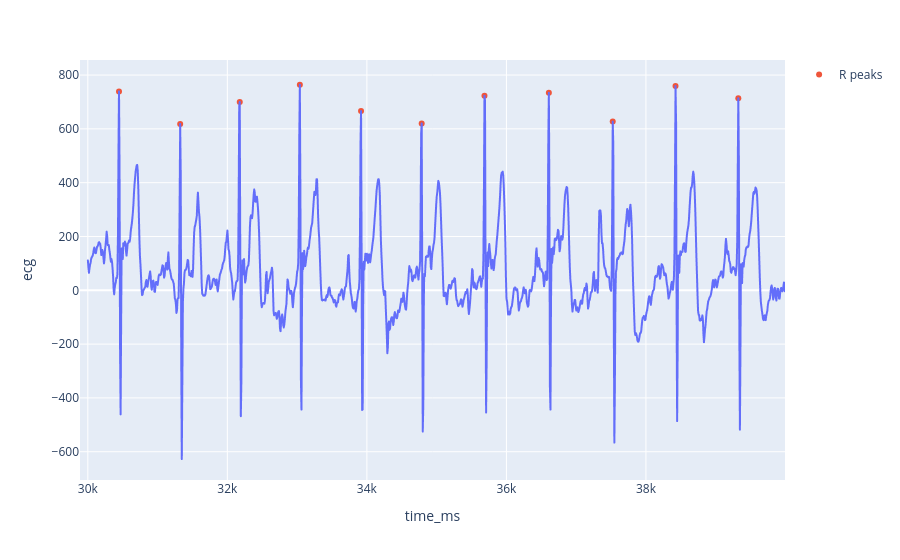

Notebook cell for this chart:
### Code cell
segment = recording.query(
    "30000 <= time_ms <= 40000"
)

peaks = segment[segment["r_peak"] == 1]

fig = px.line(
    segment,
    x="time_ms",
    y="ecg"
)

fig.add_scatter(
    x=peaks["time_ms"],
    y=peaks["ecg"],
    mode="markers",
    name="R peaks"
)

fig.show()

### Figure 1 — Plotly figure (JSON) as saved in the notebook; plotly's stock layout.template omitted (floating-point values rounded to 4 significant figures; data arrays with more than 128 entries replaced by an {"elided": "..."} marker saying what was removed)
{"data": [{"hovertemplate": "time_ms=%{x}<br>ecg=%{y}<extra></extra>", "legendgroup": "", "line": {"color": "#636efa", "dash": "solid"}, "marker": {"symbol": "circle"}, "mode": "lines", "name": "", "showlegend": false, "type": "scattergl", "x": {"elided": "1300 float values"}, "xaxis": "x", "y": {"elided": "1300 int values"}, "yaxis": "y"}, {"mode": "markers", "name": "R peaks", "type": "scatter", "x": [30450.0, 31320.0, 32180.0, 33040.0, 33920.0, 34790.0, 35690.0, 36610.0, 37520.0, 38420.0, 39320.0], "y": [739, 618, 700, 764, 666, 620, 723, 734, 627, 759, 714]}], "layout": {"legend": {"tracegroupgap": 0}, "margin": {"t": 60}, "xaxis": {"anchor": "y", "domain": [0, 1], "title": {"text": "time_ms"}}, "yaxis": {"anchor": "x", "domain": [0, 1], "title": {"text": "ecg"}}}}
